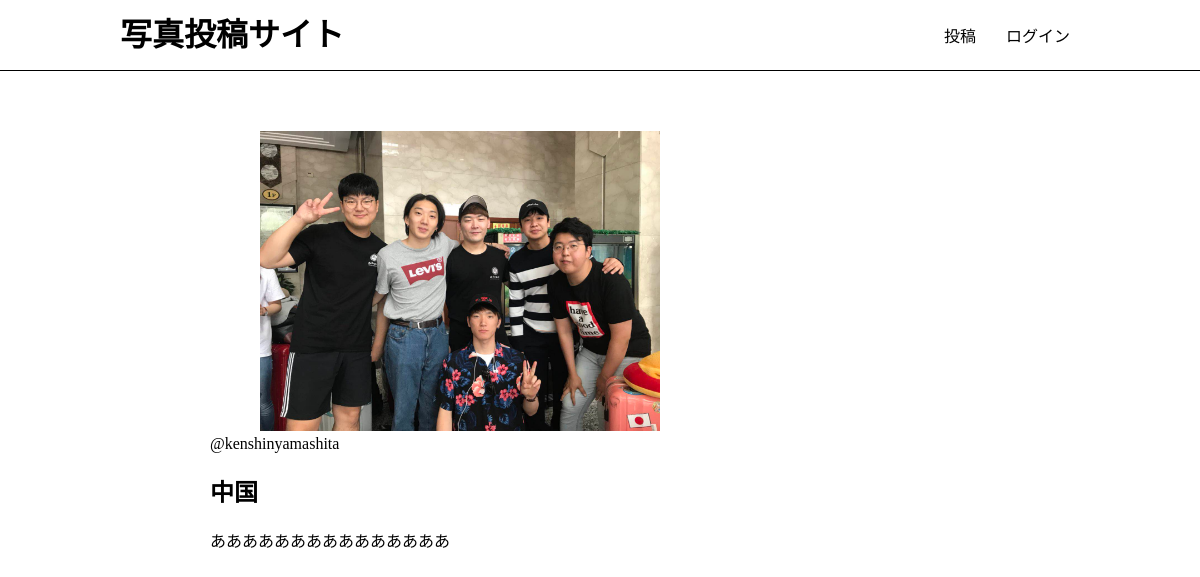
The page /photos/2/ on the database its author committed.
### app/models.py (models this page shows, shortened)
class Photo(models.Model):
    title = models.CharField(max_length=150)
    comment = models.TextField(blank=True)
    image = models.ImageField(upload_to='photos')
    category = models.ForeignKey(Category,on_delete=models.PROTECT)
    user = models.ForeignKey(User, on_delete=models.CASCADE)
    created_at = models.DateTimeField(auto_now=True)

### app/views.py (the view)
# urls.py: path('photos/<int:pk>/', views.photos_detail, name='photos_detail'),
def photos_detail(request, pk):
    photo = get_object_or_404(Photo, pk=pk)
    return render(request, 'app/photos_detail.html', {'photo': photo})

### app/templates/app/photos_detail.html (shortened to what this page needs)
{% extends 'app/base.html' %}
{% block content %}
<div class="photo-detail">
  <img src="{{ photo.image.url }}" class="photo-img">
  <div class="photo-info">
      <a href="{% url 'app:users_detail'
                        photo.user.id %}">@{{ photo.user }}</a>
  </div>
  <h2>{{ photo.title }}</h2>
  <p>{{ photo.comment }}</p>
</div>
{% endblock %}

### static/css/style.css (style rules this page uses)
html, body { margin: 0; }
div { box-sizing: border-box; }
a { text-decoration: none; color: #000; }
.photo-img { width: 100%; max-width: 500px; height: 300px; object-fit: cover; border-radius: 4px; }
.photo-detail .photo-img { object-fit: contain; }

### rows shown on the page
Photo: image (picture), user "kenshinyamashita", title "中国", comment "あああああああああああああああ"
